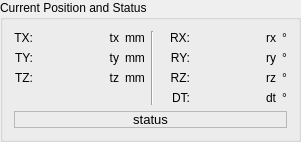
       <widget class="QGroupBox" name="grpCurrentPos">
        <property name="title">
         <string>Current Position and Status</string>
        </property>
        <layout class="QGridLayout" name="gridLayout_2">
         <item row="0" column="0">
          <widget class="QLabel" name="label_8">
           <property name="text">
            <string>TX:</string>
           </property>
           <property name="alignment">
            <set>Qt::AlignRight|Qt::AlignTrailing|Qt::AlignVCenter</set>
           </property>
          </widget>
         </item>
         <item row="0" column="1">
          <widget class="QLabel" name="lblCurTX">
           <property name="minimumSize">
            <size>
             <width>80</width>
             <height>0</height>
            </size>
           </property>
           <property name="text">
            <string>tx</string>
           </property>
           <property name="alignment">
            <set>Qt::AlignRight|Qt::AlignTrailing|Qt::AlignVCenter</set>
           </property>
          </widget>
         </item>
         <item row="0" column="2">
          <widget class="QLabel" name="label_21">
           <property name="text">
            <string>mm</string>
           </property>
          </widget>
         </item>
         <item row="0" column="3" rowspan="4">
          <widget class="Line" name="line">
           <property name="orientation">
            <enum>Qt::Vertical</enum>
           </property>
          </widget>
         </item>
         <item row="0" column="4">
          <widget class="QLabel" name="label_11">
           <property name="minimumSize">
            <size>
             <width>30</width>
             <height>0</height>
            </size>
           </property>
           <property name="text">
            <string>RX:</string>
           </property>
           <property name="alignment">
            <set>Qt::AlignRight|Qt::AlignTrailing|Qt::AlignVCenter</set>
           </property>
          </widget>
         </item>
         <item row="0" column="5">
          <widget class="QLabel" name="lblCurRX">
           <property name="minimumSize">
            <size>
             <width>80</width>
             <height>0</height>
            </size>
           </property>
           <property name="text">
            <string>rx</string>
           </property>
           <property name="alignment">
            <set>Qt::AlignRight|Qt::AlignTrailing|Qt::AlignVCenter</set>
           </property>
          </widget>
         </item>
         <item row="0" column="6">
          <widget class="QLabel" name="label_18">
           <property name="text">
            <string>°</string>
           </property>
          </widget>
         </item>
         <item row="1" column="0">
          <widget class="QLabel" name="label_9">
           <property name="text">
            <string>TY:</string>
           </property>
           <property name="alignment">
            <set>Qt::AlignRight|Qt::AlignTrailing|Qt::AlignVCenter</set>
           </property>
          </widget>
         </item>
         <item row="1" column="1">
          <widget class="QLabel" name="lblCurTY">
           <property name="minimumSize">
            <size>
             <width>80</width>
             <height>0</height>
            </size>
           </property>
           <property name="text">
            <string>ty</string>
           </property>
           <property name="alignment">
            <set>Qt::AlignRight|Qt::AlignTrailing|Qt::AlignVCenter</set>
           </property>
          </widget>
         </item>
         <item row="1" column="4">
          <widget class="QLabel" name="label_12">
           <property name="minimumSize">
            <size>
             <width>30</width>
             <height>0</height>
            </size>
           </property>
           <property name="text">
            <string>RY:</string>
           </property>
           <property name="alignment">
            <set>Qt::AlignRight|Qt::AlignTrailing|Qt::AlignVCenter</set>
           </property>
          </widget>
         </item>
         <item row="1" column="5">
          <widget class="QLabel" name="lblCurRY">
           <property name="minimumSize">
            <size>
             <width>80</width>
             <height>0</height>
            </size>
           </property>
           <property name="text">
            <string>ry</string>
           </property>
           <property name="alignment">
            <set>Qt::AlignRight|Qt::AlignTrailing|Qt::AlignVCenter</set>
           </property>
          </widget>
         </item>
         <item row="1" column="6">
          <widget class="QLabel" name="label_17">
           <property name="text">
            <string>°</string>
           </property>
          </widget>
         </item>
         <item row="2" column="0">
          <widget class="QLabel" name="label_10">
           <property name="text">
            <string>TZ:</string>
           </property>
           <property name="alignment">
            <set>Qt::AlignRight|Qt::AlignTrailing|Qt::AlignVCenter</set>
           </property>
          </widget>
         </item>
         <item row="2" column="1">
          <widget class="QLabel" name="lblCurTZ">
           <property name="minimumSize">
            <size>
             <width>80</width>
             <height>0</height>
            </size>
           </property>
           <property name="text">
            <string>tz</string>
           </property>
           <property name="alignment">
            <set>Qt::AlignRight|Qt::AlignTrailing|Qt::AlignVCenter</set>
           </property>
          </widget>
         </item>
         <item row="2" column="4">
          <widget class="QLabel" name="label_13">
           <property name="minimumSize">
            <size>
             <width>30</width>
             <height>0</height>
            </size>
           </property>
           <property name="text">
            <string>RZ:</string>
           </property>
           <property name="alignment">
            <set>Qt::AlignRight|Qt::AlignTrailing|Qt::AlignVCenter</set>
           </property>
          </widget>
         </item>
         <item row="2" column="5">
          <widget class="QLabel" name="lblCurRZ">
           <property name="minimumSize">
            <size>
             <width>80</width>
             <height>0</height>
            </size>
           </property>
           <property name="toolTip">
            <string>This is only the Hexapod rotation around Z</string>
           </property>
           <property name="text">
            <string>rz</string>
           </property>
           <property name="alignment">
            <set>Qt::AlignRight|Qt::AlignTrailing|Qt::AlignVCenter</set>
           </property>
          </widget>
         </item>
         <item row="2" column="6">
          <widget class="QLabel" name="label_16">
           <property name="text">
            <string>°</string>
           </property>
          </widget>
         </item>
         <item row="3" column="4">
          <widget class="QLabel" name="label_14">
           <property name="minimumSize">
            <size>
             <width>30</width>
             <height>0</height>
            </size>
           </property>
           <property name="text">
            <string>DT:</string>
           </property>
           <property name="alignment">
            <set>Qt::AlignRight|Qt::AlignTrailing|Qt::AlignVCenter</set>
           </property>
          </widget>
         </item>
         <item row="3" column="5">
          <widget class="QLabel" name="lblCurDT">
           <property name="minimumSize">
            <size>
             <width>80</width>
             <height>0</height>
            </size>
           </property>
           <property name="text">
            <string>dt</string>
           </property>
           <property name="alignment">
            <set>Qt::AlignRight|Qt::AlignTrailing|Qt::AlignVCenter</set>
           </property>
          </widget>
         </item>
         <item row="3" column="6">
          <widget class="QLabel" name="label_15">
           <property name="text">
            <string>°</string>
           </property>
          </widget>
         </item>
         <item row="4" column="0" colspan="7">
          <widget class="QLabel" name="lblStatus">
           <property name="frameShape">
            <enum>QFrame::StyledPanel</enum>
           </property>
           <property name="frameShadow">
            <enum>QFrame::Sunken</enum>
           </property>
           <property name="text">
            <string>&lt;!DOCTYPE HTML PUBLIC &quot;-//W3C//DTD HTML 4.0//EN&quot; &quot;http://www.w3.org/TR/REC-html40/strict.dtd&quot;&gt;
&lt;html&gt;&lt;head&gt;&lt;meta name=&quot;qrichtext&quot; content=&quot;1&quot; /&gt;&lt;style type=&quot;text/css&quot;&gt;
p, li { white-space: pre-wrap; }
&lt;/style&gt;&lt;/head&gt;&lt;body style=&quot; font-family:'Liberation Sans'; font-size:9pt; font-weight:400; font-style:normal;&quot;&gt;
&lt;p style=&quot; margin-top:0px; margin-bottom:0px; margin-left:0px; margin-right:0px; -qt-block-indent:0; text-indent:0px;&quot;&gt;&lt;span style=&quot; font-family:'Sans'; font-size:10pt;&quot;&gt;status&lt;/span&gt;&lt;/p&gt;&lt;/body&gt;&lt;/html&gt;</string>
           </property>
           <property name="textFormat">
            <enum>Qt::RichText</enum>
           </property>
           <property name="alignment">
            <set>Qt::AlignCenter</set>
           </property>
          </widget>
         </item>
         <item row="1" column="2">
          <widget class="QLabel" name="label_19">
           <property name="text">
            <string>mm</string>
           </property>
          </widget>
         </item>
         <item row="2" column="2">
          <widget class="QLabel" name="label_20">
           <property name="text">
            <string>mm</string>
           </property>
          </widget>
         </item>
        </layout>
       </widget>
